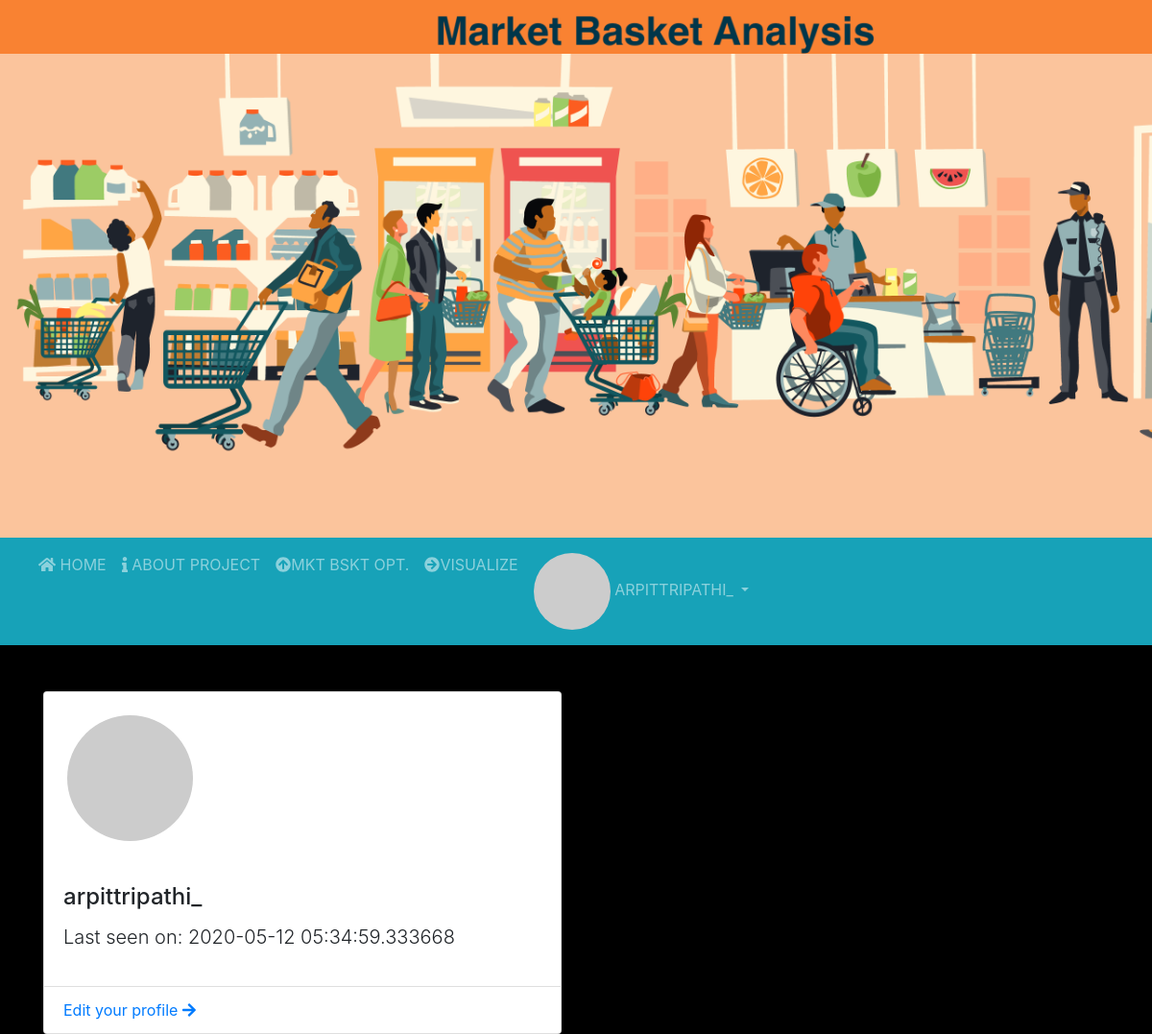
The app's page /user/arpittripathi_ (signed in), older data.
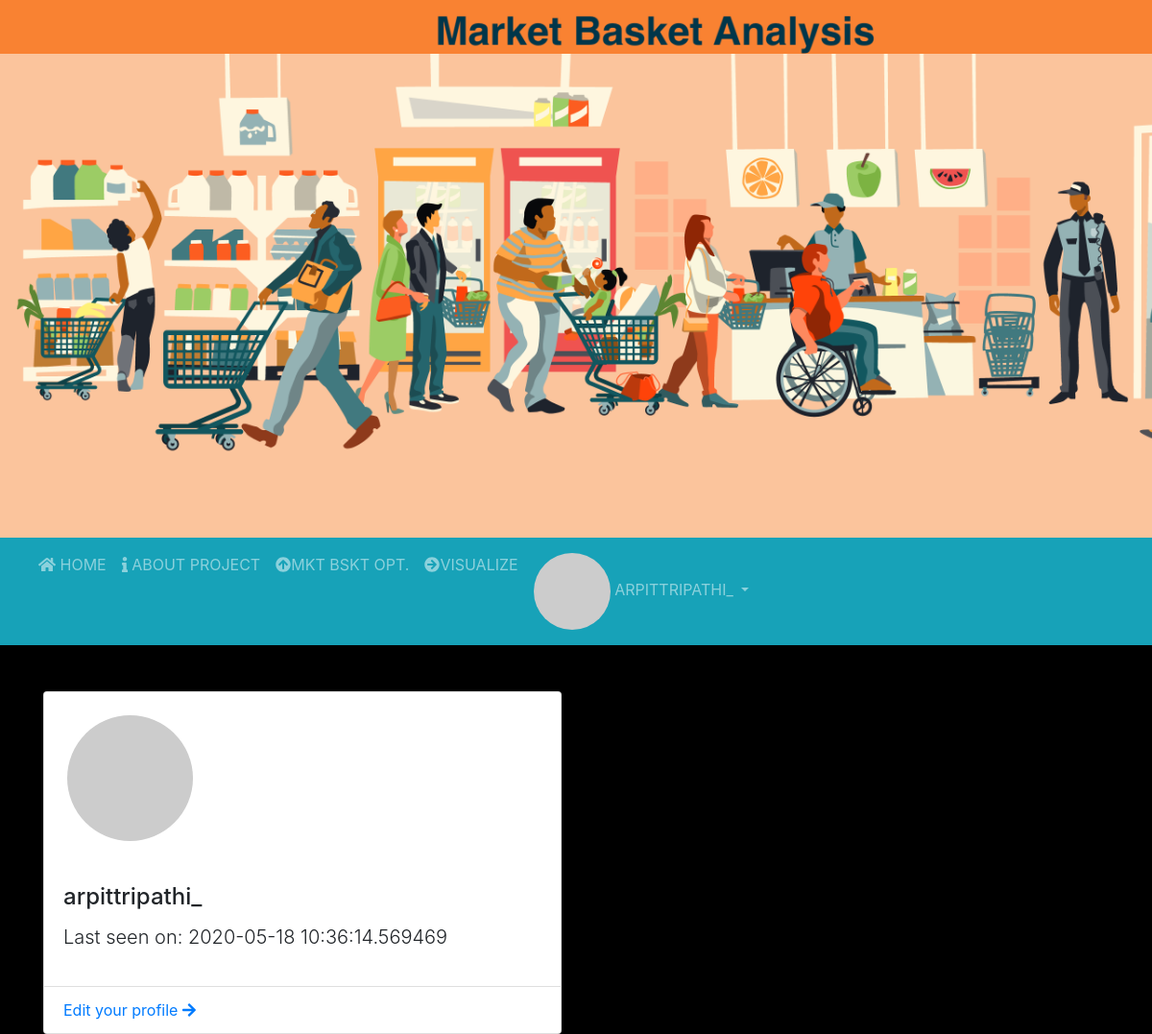
The same page, newer data.
### app/models.py (models this page shows, shortened)
class User(UserMixin, db.Model):
    id = db.Column(db.Integer, primary_key=True)
    username = db.Column(db.String(64), index=True, unique=True)
    email = db.Column(db.String(120), index=True, unique=True)
    password_hash = db.Column(db.String(128))
    created_on = db.Column(db.DateTime, index=True, default=datetime.now)
    about_me = db.Column(db.String(140))
    last_seen = db.Column(db.DateTime, default=datetime.utcnow)
    def avatar(self, size):
        digest = md5(self.email.lower().encode('utf-8')).hexdigest()
        return 'https://www.gravatar.com/avatar/{}?d=identicon&s={}'.format(digest, size)

### app/routes.py (the view)
@login_required
@app.route('/user/<username>')
def user(username):
    user = User.query.filter_by(username=username).first_or_404()
    return render_template('profile.html', user=user, title=f'{user.username} profile')

### app/models.py (called while the page is built)
@login.user_loader
def load_user(id):
    return User.query.get(int(id))

### app/routes.py (called while the page is built)
@app.before_request
def before_request():
    if current_user.is_authenticated:
        current_user.last_seen = datetime.utcnow()
        db.session.commit()

### app/templates/profile.html (shortened to what this page needs)
{% extends 'base.html' %}
{% block body %}
<div class="container">
    <div class="row justify-items-center">
        <div class="col-md-6 mt-5">
            <div class="card">
               <div class="col-md-4 p-4">
                <img class="card-img rounded-circle"  src="{{user.avatar(128)}}" alt="{{user.username}}">
               </div>
                <div class="card-body">
                    <h4 class="card-title">{{user.username}}</h4>
                    {% if user.last_seen %}<p class="lead">Last seen on: {{ user.last_seen }}</p>{% endif %}
                </div>
                <ul class="list-group list-group-flush">
                    <li class="list-group-item"><a href="{{ url_for('edit_profile') }}">Edit your profile <i class="fas fa-arrow-right    "></i></a></li>
                </ul>
            </div>
        </div>
    </div>
</div>
{% endblock %}

### app/templates/base.html (shortened to what this page needs)
<!doctype html>
<html lang="en">
<head>
    <link rel="stylesheet" href="https://stackpath.bootstrapcdn.com/bootstrap/4.3.1/css/bootstrap.min.css">
    <link rel="stylesheet" href="https://use.fontawesome.com/releases/v5.1.1/css/all.css">
</head>
<body>
    {% include "header.html" %}
    {% include "navbar.html" %}
    {% block body %}{% endblock %}
</body>
</html>

### app/templates/header.html (shortened to what this page needs)
<div class="jumbotron jumbotron-fluid py-5  mb-0 headarea">
  </div>

### app/templates/navbar.html (shortened to what this page needs)
<nav class="navbar navbar-expand-lg navbar-dark  bg-info sticky-top">
    <div class="collapse navbar-collapse" id="mainmenu">
      <ul class="navbar-nav mr-auto mt-2 mt-lg-0  ">
        <li class="nav-item ">
          <a class="nav-link text-uppercase" href="{{url_for('index')}}"><i class="fas fa-home "></i> Home <span class="sr-only">(current)</span></a>
        </li>
        <li class="nav-item ">
          <a class="nav-link text-uppercase" href="{{url_for('about')}}"><i class="fas fa-info "></i> About Project </a>
        </li>
        <li class="nav-item">
          <a class="nav-link text-uppercase" href="/mbo" title="MARKET BASKET OPTIMIZATION"><i class="fas fa-arrow-circle-up"></i>Mkt Bskt Opt.</a>
        </li>
        <li class="nav-item">
          <a class="nav-link text-uppercase" href="/visualize" title="GRAPH"><i class="fas fa-arrow-circle-right"></i>Visualize</a>
        </li>
        {% if current_user.is_anonymous %}
        <li class="nav-item dropdown">
          <a class="nav-link dropdown-toggle text-uppercase" href="#" id="dropdownId" data-toggle="dropdown" aria-haspopup="true" aria-expanded="false"><i class="fas fa-user-circle    "></i> Account</a>
          <div class="dropdown-menu" aria-labelledby="dropdownId">
            <a class="dropdown-item" href="/login">Login</a>
            <a class="dropdown-item" href="/register">Create free account</a>
          </div>
        </li>
        {% else %}
        <li class="nav-item dropdown">
          <a class="nav-link dropdown-toggle text-uppercase" href="#" id="dropdownId" data-toggle="dropdown" aria-haspopup="true" aria-expanded="false">
            <img src="{{ current_user.avatar(24) }}" class="rounded-circle">  {{current_user.username}}
          </a>
        </li>
        {% endif %}
      </ul>
    </div>
  </nav>

### app/templates/profile.html (style rules this page uses)
body { background-color: rgb(0, 0, 0); }

### app/templates/base.html (style rules this page uses)
.headarea { height: 70vh; background-image: url('/static/images/head.png'); background-size: cover; }

Row changes from the older to the newer data that the page shows:
changed User "arpittripathi_": last_seen "2020-05-12 05:34:59.333668" → "2020-05-18 10:36:14.569469"
